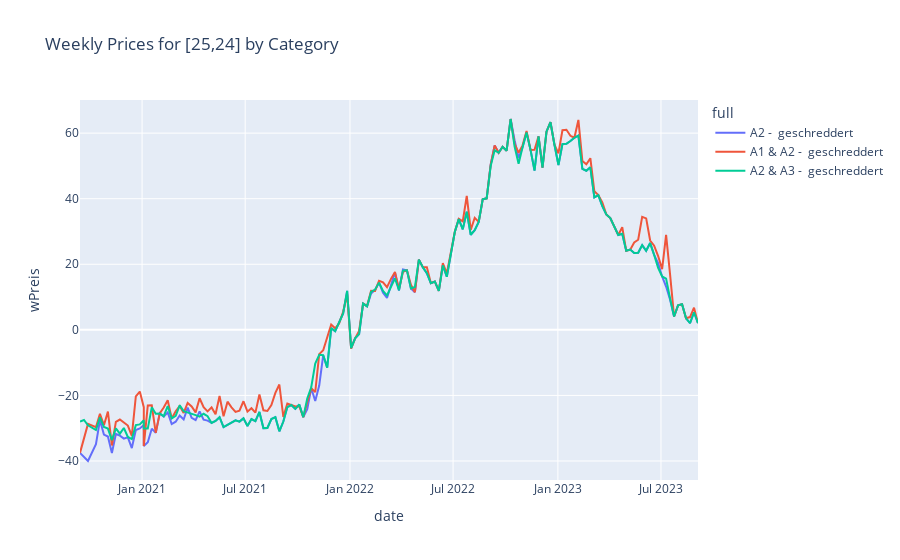

Notebook source saved alongside this figure:
### Code cell
fig = px.line(TS1, x='date', y='wPreis', color='full', title='Weekly Prices for [25,24] by Category')
fig.show()

### Figure 1 — Plotly figure (JSON) as saved in the notebook; plotly's stock layout.template omitted (floating-point values rounded to 4 significant figures; data arrays with more than 128 entries replaced by an {"elided": "..."} marker saying what was removed)
{"data": [{"hovertemplate": "full=A2 -  geschreddert<br>date=%{x}<br>wPreis=%{y}<extra></extra>", "legendgroup": "A2 -  geschreddert", "line": {"color": "#636efa", "dash": "solid"}, "marker": {"symbol": "circle"}, "mode": "lines", "name": "A2 -  geschreddert", "orientation": "v", "showlegend": true, "type": "scatter", "x": {"elided": "154 str values"}, "xaxis": "x", "y": {"elided": "154 float values"}, "yaxis": "y"}, {"hovertemplate": "full=A1 & A2 -  geschreddert<br>date=%{x}<br>wPreis=%{y}<extra></extra>", "legendgroup": "A1 & A2 -  geschreddert", "line": {"color": "#EF553B", "dash": "solid"}, "marker": {"symbol": "circle"}, "mode": "lines", "name": "A1 & A2 -  geschreddert", "orientation": "v", "showlegend": true, "type": "scatter", "x": {"elided": "154 str values"}, "xaxis": "x", "y": {"elided": "154 float values"}, "yaxis": "y"}, {"hovertemplate": "full=A2 & A3 -  geschreddert<br>date=%{x}<br>wPreis=%{y}<extra></extra>", "legendgroup": "A2 & A3 -  geschreddert", "line": {"color": "#00cc96", "dash": "solid"}, "marker": {"symbol": "circle"}, "mode": "lines", "name": "A2 & A3 -  geschreddert", "orientation": "v", "showlegend": true, "type": "scatter", "x": {"elided": "156 str values"}, "xaxis": "x", "y": {"elided": "156 float values"}, "yaxis": "y"}], "layout": {"legend": {"title": {"text": "full"}, "tracegroupgap": 0}, "title": {"text": "Weekly Prices for [25,24] by Category"}, "xaxis": {"anchor": "y", "domain": [0, 1], "title": {"text": "date"}}, "yaxis": {"anchor": "x", "domain": [0, 1], "title": {"text": "wPreis"}}}}
